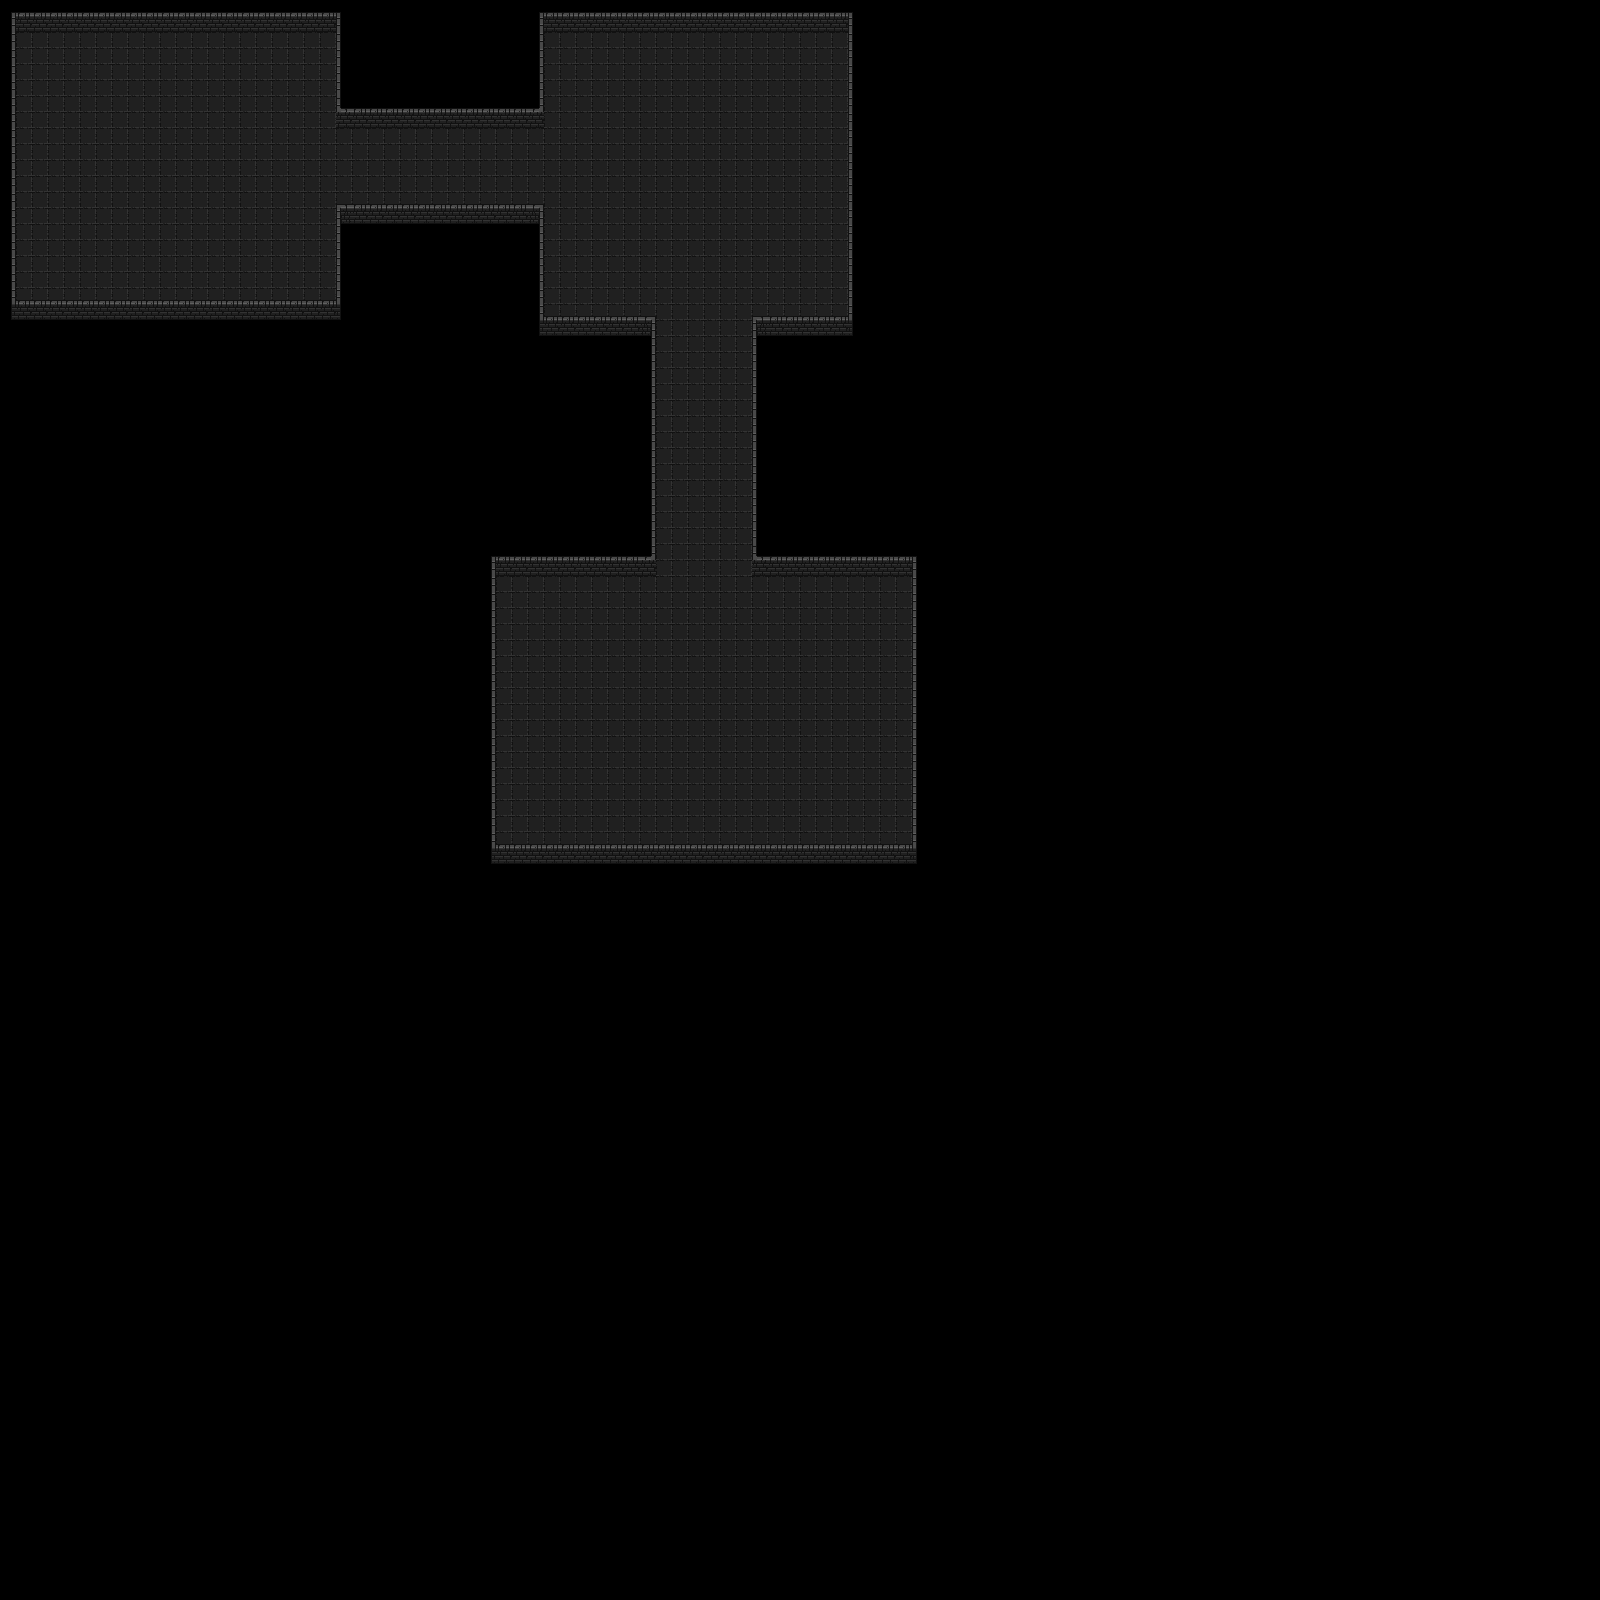

This is a level from a 2D game, rendered from its Tiled map with the project's own tilesets. A one-line summary and the map file follow, with tile-layer data summarised:
An orthogonal 100x100 tile map with 16x16 px tiles, 2 tile layers (floor, walls).

<map version="1.10" tiledversion="1.11.0" orientation="orthogonal" renderorder="right-down" width="100" height="100" tilewidth="16" tileheight="16" infinite="0" nextlayerid="3" nextobjectid="1">
 <tileset firstgid="1" source="map_spritesheet.tsx" />
 <layer id="1" name="floor" width="100" height="100">
  <data>[10000 cells, 1286 non-empty, 1 distinct tile ids]</data>
 </layer>
 <layer id="2" name="walls" width="100" height="100">
  <properties>
   <property name="solid" type="bool" value="true" />
  </properties>
  <data>[10000 cells, 420 non-empty, 14 distinct tile ids]</data>
 </layer>
</map>
